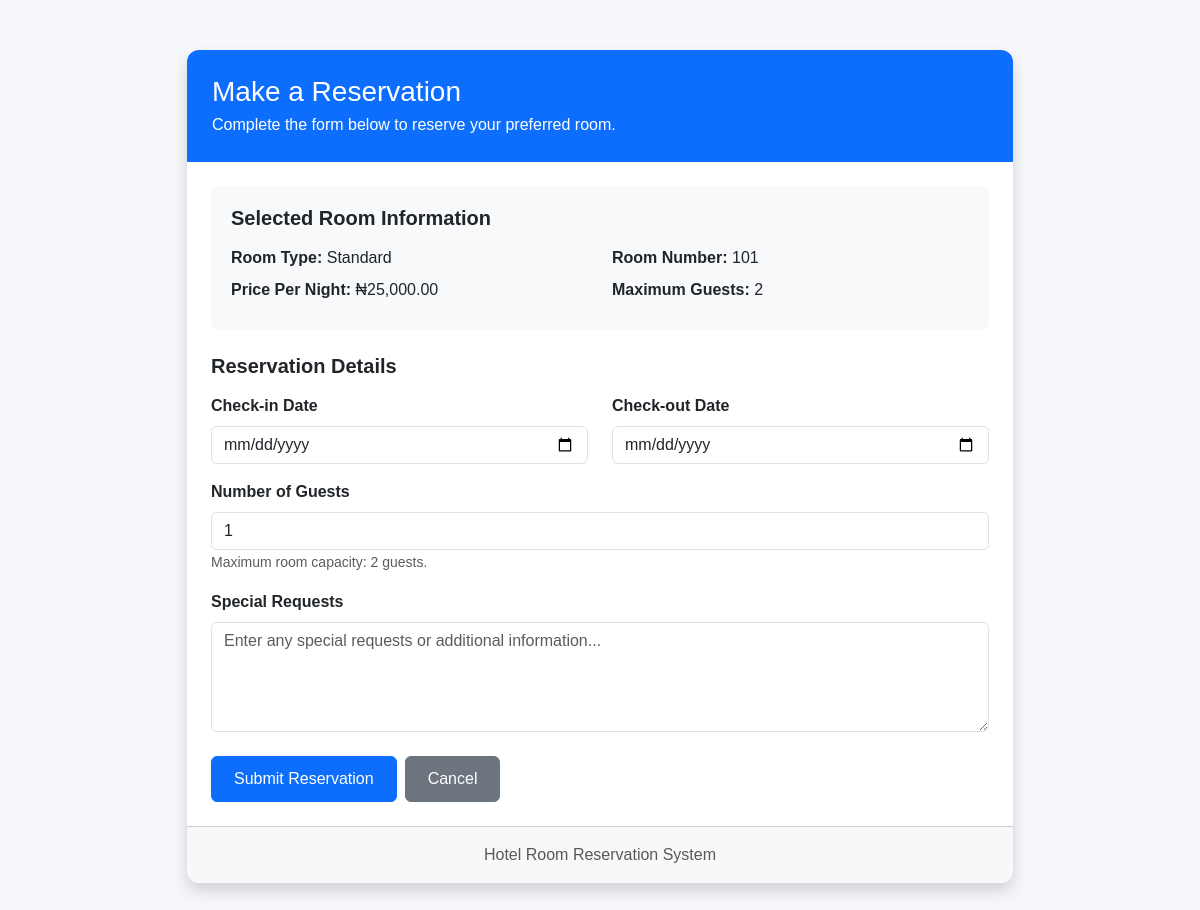
The page /reservation/1 (signed in) on the database its author committed.
### app/database.py (models this page shows)
class Room(db.Model):
    id = db.Column(db.Integer, primary_key=True)
    room_number = db.Column(db.String(20), unique=True, nullable=False)
    room_type = db.Column(db.String(50), nullable=False)
    description = db.Column(db.Text)
    price = db.Column(Numeric(10, 2), nullable=False)
    capacity = db.Column(db.Integer, nullable=False)
    bed_type = db.Column(db.String(50))
    facilities = db.Column(db.Text)
    image = db.Column(db.String(255))
    status = db.Column(db.String(20), default='Available', nullable=False)
    created_at = db.Column(db.DateTime, default=datetime.utcnow)
    reservations = db.relationship('Reservation', back_populates='room', lazy=True)
    __table_args__ = (
        CheckConstraint('price >= 0', name='valid_room_price'),
        CheckConstraint('capacity > 0', name='valid_room_capacity')
    )

### app/view.py (the view, shortened to what this page needs)
@app.route('/reservation/<int:room_id>', methods=['GET', 'POST'])
@login_required
def make_reservation(room_id):
    room = Room.query.get_or_404(room_id)
    if room.status != 'Available':
        flash('Sorry, this room is currently unavailable.', 'warning')
        return redirect(url_for('available_rooms'))
    return render_template(
        'make_reservation.html',
        room=room,
        user=current_user,
        today=date.today().isoformat()
    )

### app/database.py (called while the page is built)
@login_manager.user_loader
def load_user(user_id):
    return db.session.get(User, int(user_id))

### app/templates/make_reservation.html (shortened to what this page needs)
<!DOCTYPE html>
<html lang="en">
<head>
    <link href="https://cdn.jsdelivr.net/npm/bootstrap@5.3.3/dist/css/bootstrap.min.css" rel="stylesheet">
</head>
<body>
    <div class="container reservation-container">
        <div class="card shadow reservation-card">
            <div class="page-header">
                <h3 class="mb-1">Make a Reservation</h3>
                <p class="mb-0">Complete the form below to reserve your preferred room.</p>
            </div>
            <div class="card-body p-4">
                <div class="room-details mb-4">
                    <h5 class="fw-bold mb-3">Selected Room Information</h5>
                    <div class="row">
                        <div class="col-md-6 mb-2">
                            <strong>Room Type:</strong>
                            {{ room.room_type }}
                        </div>
                        <div class="col-md-6 mb-2">
                            <strong>Room Number:</strong>
                            {{ room.room_number }}
                        </div>
                        <div class="col-md-6 mb-2">
                            <strong>Price Per Night:</strong>
                            ₦{{ "{:,.2f}".format(room.price) }}
                        </div>
                        <div class="col-md-6 mb-2">
                            <strong>Maximum Guests:</strong>
                            {{ room.capacity }}
                        </div>
                    </div>
                </div>
                <form method="POST" action="{{ url_for('make_reservation', room_id=room.id) }}">
                    <h5 class="fw-bold mb-3">Reservation Details</h5>
                    <div class="row">
                        <div class="col-md-6 mb-3">
                            <label class="form-label">Check-in Date</label>
                            <input type="date" name="check_in" class="form-control" min="{{ today }}" required>
                        </div>
                        <div class="col-md-6 mb-3">
                            <label class="form-label">Check-out Date</label>
                            <input type="date" name="check_out" class="form-control" min="{{ today }}" required>
                        </div>
                        <div class="col-md-12 mb-3">
                            <label class="form-label">Number of Guests</label>
                            <input type="number" name="number_of_guests" class="form-control" min="1"
                                max="{{ room.capacity }}" value="1" required>
                            <small class="text-muted">
                                Maximum room capacity: {{ room.capacity }} guests.
                            </small>
                        </div>
                        <div class="col-md-12 mb-4">
                            <label class="form-label">Special Requests</label>
                            <textarea name="special_request" class="form-control" rows="4"
                                placeholder="Enter any special requests or additional information..."></textarea>
                        </div>
                    </div>
                    <div class="d-flex flex-wrap gap-2">
                        <button type="submit" class="btn btn-primary">
                            Submit Reservation
                        </button>
                        <a href="{{ url_for('dashboard') }}" class="btn btn-secondary">
                            Cancel
                        </a>
                    </div>
                </form>
            </div>
            <div class="card-footer text-center text-muted py-3">
                Hotel Room Reservation System
            </div>
        </div>
    </div>
</body>
</html>

### app/templates/make_reservation.html (style rules this page uses)
body { background-color: #f5f7fb; font-family: Arial, sans-serif; }
.reservation-container { max-width: 850px; margin: 50px auto; }
.reservation-card { border: none; border-radius: 12px; overflow: hidden; }
.page-header { background: #0d6efd; color: white; padding: 25px; }
.room-details { background: #f8f9fa; border-radius: 8px; padding: 20px; }
.form-label { font-weight: 600; }
.btn { padding: 10px 22px; }

### rows shown on the page
Room: room_type "Standard", room_number "101", price "25,000.00", capacity "2"
